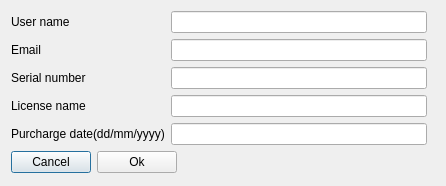
<?xml version="1.0" encoding="UTF-8"?>
<ui version="4.0">
 <class>UnitRequestDialog</class>
 <widget class="QDialog" name="UnitRequestDialog">
  <property name="geometry">
   <rect>
    <x>0</x>
    <y>0</y>
    <width>446</width>
    <height>186</height>
   </rect>
  </property>
  <property name="windowTitle">
   <string>Update user data</string>
  </property>
  <layout class="QFormLayout" name="formLayout">
   <item row="0" column="0">
    <layout class="QGridLayout" name="gridLayout">
     <item row="0" column="0">
      <widget class="QLabel" name="labelUserName">
       <property name="text">
        <string>User name</string>
       </property>
      </widget>
     </item>
     <item row="0" column="1">
      <widget class="QLineEdit" name="lineEditUser"/>
     </item>
     <item row="1" column="0">
      <widget class="QLabel" name="labelEmail">
       <property name="text">
        <string>Email</string>
       </property>
      </widget>
     </item>
     <item row="1" column="1">
      <widget class="QLineEdit" name="lineEditEmail">
       <property name="minimumSize">
        <size>
         <width>256</width>
         <height>0</height>
        </size>
       </property>
      </widget>
     </item>
     <item row="2" column="0">
      <widget class="QLabel" name="labelSerial">
       <property name="text">
        <string>Serial number</string>
       </property>
      </widget>
     </item>
     <item row="2" column="1">
      <widget class="QLineEdit" name="lineEditSerial">
       <property name="readOnly">
        <bool>true</bool>
       </property>
      </widget>
     </item>
     <item row="3" column="0">
      <widget class="QLabel" name="labelLicense">
       <property name="text">
        <string>License name</string>
       </property>
      </widget>
     </item>
     <item row="3" column="1">
      <widget class="QLineEdit" name="lineEditLicense">
       <property name="readOnly">
        <bool>true</bool>
       </property>
      </widget>
     </item>
     <item row="4" column="0">
      <widget class="QLabel" name="labelPurcharge">
       <property name="text">
        <string>Purcharge date(dd/mm/yyyy)</string>
       </property>
      </widget>
     </item>
     <item row="4" column="1">
      <widget class="QLineEdit" name="lineEditPurcharge"/>
     </item>
    </layout>
   </item>
   <item row="1" column="0">
    <layout class="QHBoxLayout" name="horizontalLayout">
     <item>
      <widget class="QPushButton" name="pushButtonCancel">
       <property name="text">
        <string>Cancel</string>
       </property>
      </widget>
     </item>
     <item>
      <widget class="QPushButton" name="pushButtonOk">
       <property name="text">
        <string>Ok</string>
       </property>
      </widget>
     </item>
    </layout>
   </item>
  </layout>
 </widget>
 <resources/>
 <connections/>
</ui>
